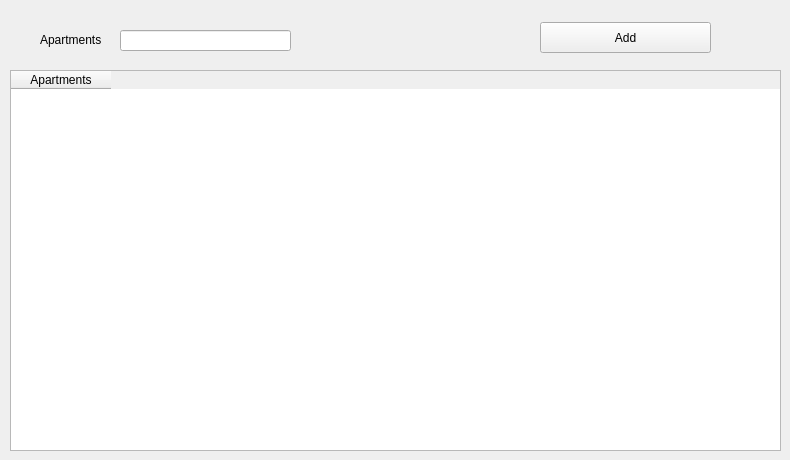
      <widget class="QWidget" name="tab_8">
       <attribute name="title">
        <string>Apartment</string>
       </attribute>
       <widget class="QPushButton" name="pushButton_16">
        <property name="geometry">
         <rect>
          <x>540</x>
          <y>22</y>
          <width>171</width>
          <height>31</height>
         </rect>
        </property>
        <property name="text">
         <string>Add</string>
        </property>
       </widget>
       <widget class="QLineEdit" name="lineEdit_20">
        <property name="geometry">
         <rect>
          <x>120</x>
          <y>30</y>
          <width>171</width>
          <height>21</height>
         </rect>
        </property>
       </widget>
       <widget class="QLabel" name="label_27">
        <property name="geometry">
         <rect>
          <x>40</x>
          <y>30</y>
          <width>71</width>
          <height>20</height>
         </rect>
        </property>
        <property name="text">
         <string>Apartments</string>
        </property>
       </widget>
       <widget class="QTableWidget" name="tableWidget_4">
        <property name="geometry">
         <rect>
          <x>10</x>
          <y>70</y>
          <width>771</width>
          <height>381</height>
         </rect>
        </property>
        <column>
         <property name="text">
          <string>Apartments</string>
         </property>
        </column>
       </widget>
      </widget>
